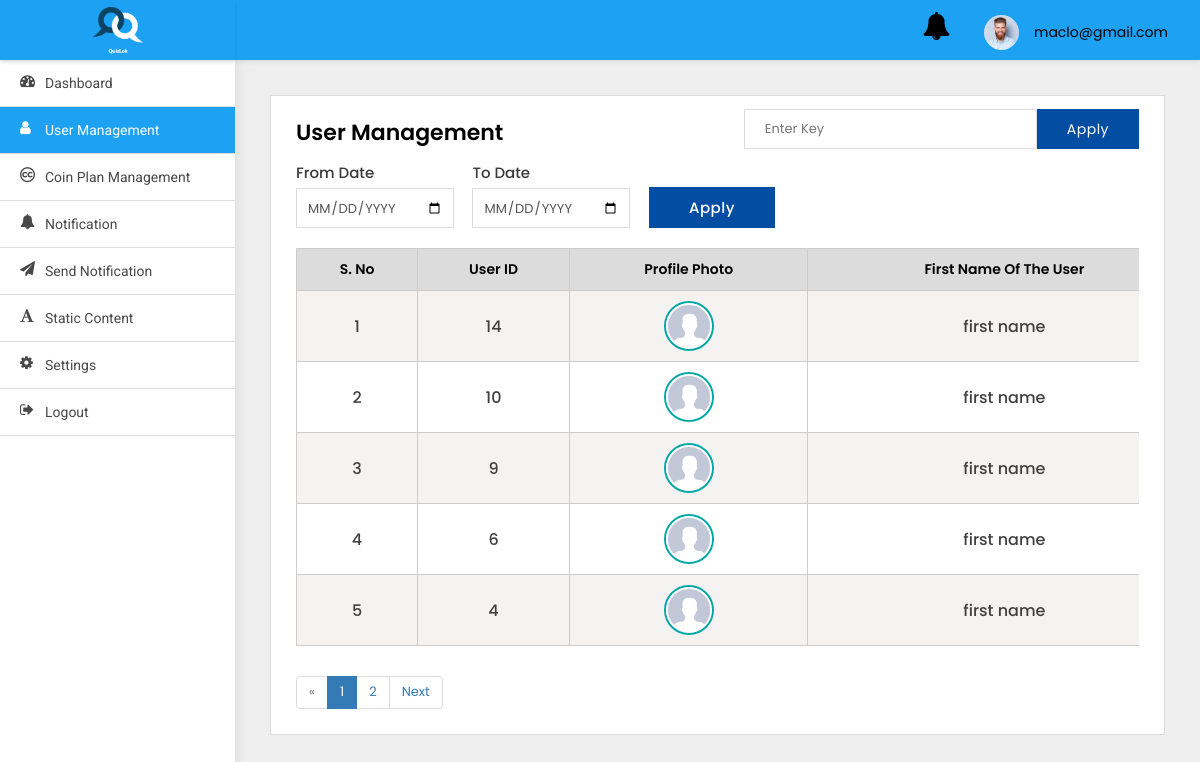
/adminpanel/users-list/ (signed in), run on the app's committed database.
### adminpanel/models.py (models this page shows)
class User(AbstractBaseUser, PermissionsMixin):
    first_name = models.CharField(default='first name', max_length=100)
    last_name = models.CharField(default='', max_length=100, null=True, blank=True)
    email = models.CharField(default='', max_length=255, unique=True)
    country_code = models.CharField(default='+91', max_length=10)
    phone_number = models.CharField(default='', max_length=13)
    profile_pic = models.ImageField(default='default_profile.png', null=True, blank=True)
    device_token = models.CharField(default='', max_length=500, null=True, blank=True)
    remember_me = models.BooleanField(default=False)
    password = models.CharField(default='123456', max_length=100)
    confirm_password = models.CharField(default='123456', max_length=100)
    created_at = models.DateTimeField(auto_now_add=True)
    is_active = models.BooleanField(default=True)
    is_staff = models.BooleanField(default=False)
    is_blocked = models.BooleanField(default=False)
    objects = UserManager()
    USERNAME_FIELD = 'email'
    class Meta:
        ordering = ('-created_at',)

### adminpanel/views.py (the view)
# urls.py: path('users-list/', UsersList.as_view(), name='users-list'),
class UsersList(LoginRequiredMixin, ListView):
    paginate_by = 5
    model = User
    template_name = 'user-management.html'
    login_url = 'adminpanel:login'
    def get(self, request, *args, **kwargs):
        qs = self.request.GET.get('qs')
        if qs:
            search = User.objects.filter(Q(first_name__icontains=qs) |
                                         Q(last_name__icontains=qs) |
                                         Q(id__icontains=qs) |
                                         Q(phone_number__icontains=qs))
            search_count = len(search)
            context = {
                'search': search,
            }
            if search:
                messages.info(self.request, str(
                    search_count) + ' matches found')
                return render(self.request, 'user-management.html', context)
            else:
                messages.info(self.request, 'No results found')
                return render(self.request, 'user-management.html', context)
        else:
            users = User.objects.all().exclude(is_superuser=True)
            myfilter = UserFilter(self.request.GET, queryset=users)
            users = myfilter.qs
            print(users.count())
            paginator = Paginator(users, self.paginate_by)
            page_number = self.request.GET.get('page')
            page_obj = paginator.get_page(page_number)
            context = {
                'object_list': users,
                'myfilter': myfilter,
                'pages': page_obj,
            }
            return render(self.request, "user-management.html", context)

### adminpanel/templates/user-management.html (shortened to what this page needs)
{% extends 'base.html' %}
{% block body %}
<div class="WrapperArea">
    <div class="WrapperBox">
        <div class="Small-Wrapper">
            <div class="SearchBox">
                <form action="" method="get">
                    <input type="text" name="qs" placeholder="Enter Key">
                    <button>Apply</button>
                </form>
            </div>
            <h4 class="Title">User Management</h4>
            <div class="Filter">
                <form method="get">
                    <div class="form-group">
                        <label>From Date</label>
                        <input type="date" name="from_date" class="form-control">
                    </div>
                    <div class="form-group">
                        <label>To Date</label>
                        <input type="date" name="to_date" class="form-control">
                    </div>
                    <div class="form-group">
                        <label>&nbsp;</label>
                        <button class="Button" type="submit">Apply</button>
                    </div>
                </form>
            </div>
            {% if search %}
            <div class="TableList">
                <div class="dragscroll">
                    <table style="width: 150vw">
                        <thead>
                        <tr>
                            <th>S. No</th>
                            <th>User ID</th>
                            <th>First Name of the user</th>
                            <th>Last Name of the user</th>
                            <th>Profile Photo</th>
                            <th>Phone Number</th>
                            <th>Action</th>
                        </tr>
                        </thead>
                        <tbody>
                        {% for object in search %}
                        <tr>
                            <td>{{forloop.counter}}</td>
                            <td>{{object.id}}</td>
                            <td>{{object.first_name}}</td>
                            <td>{{object.last_name}}</td>
                            {% if object.profile_pic %}
                            <td>
                                <figure><img src="{{object.profile_pic.url}}" alt="Profile pic"></figure>
                            </td>
                            {% else %}
                            <td>
                                <figure><img src="https://snapic-bucket.s3.amazonaws.com/static/default_profile.png"
                                             alt=""></figure>
                            </td>
                            {% endif %}
                            <td>{{object.phone_number}}</td>
                            <td>
                                <a class="Blue" href="{% url 'adminpanel:user-detail' object.id %}">
                                    <i class="fa fa-eye"></i>
                                </a>
                                <button class="Red deleteButton" value="{{object.id}}" data-toggle="modal"
                                        data-target="#DeleteModal" style="border:none;box-shadow:none;
                                                                                background:transparent;outline:0;">
                                    <i class="fa fa-trash"></i>
                                </button>
                                {% if object.is_blocked %}
                                <button class="Red cross" data-target="#UnBlock" data-toggle="modal"
                                        value="{{object.id}}"
                                        style="border:none;box-shadow:none;background:transparent;outline:0;margin-left:10px;">
                                    <i class="fa fa-ban"></i>
                                </button>
                                {% else %}
                                <button class="Green tick" data-target="#Block" data-toggle="modal"
                                        value="{{object.id}}"
                                        style="border:none;box-shadow:none;background:transparent;outline:0;margin-left:10px;">
                                    <i class="fa fa-check"></i>
                                </button>
                                {% endif %}
                            </td>
                        </tr>
                        {% endfor %}
                        </tbody>
                    </table>
                </div>
            </div>
            {% elif pages %}
            <div class="TableList">
                <div class="dragscroll">
                    <table style="width: 150vw">
                        <thead>
                        <tr>
                            <th>S. No</th>
                            <th>User ID</th>
                            <th>Profile Photo</th>
                            <th>First Name of the user</th>
                        </tr>
                        </thead>
                        <tbody>
                        {% for object in pages %}
                        <tr>
                            <td>{{forloop.counter}}</td>
                            <td>{{object.id}}</td>
                            {% if object.profile_pic %}
                            <td>
                                <center>
                                    <figure><img src="{{object.profile_pic.url}}" alt="Profile pic"></figure>
                                </center>
                            </td>
                            {% endif %}
                            <td>{{object.first_name}}</td>
                        </tr>
                        {% endfor %}
                        </tbody>
                    </table>
                </div>
            </div>
            {% endif %}
            {% if pages.has_other_pages %}
            <ul class="pagination">
                {% if pages.has_previous %}
                <li class="page-item"><a aria-label="Previous" class="page-link"
                                         href="?page={{ pages.previous_page_number }}">Previous</a></li>
                {% else %}
                <li class="page-item disabled"><span>&laquo;</span></li>
                {% endif %}
                {% for i in pages.paginator.page_range %}
                {% if pages.number == i %}
                <li class="page-item active"><span>{{ i }} <span class="sr-only">(current)</span></span></li>
                {% else %}
                <li class="page-item"><a class="page-link" href="?page={{ i }}">{{ i }}</a></li>
                {% endif %}
                {% endfor %}
                {% if pages.has_next %}
                <li class="page-item"><a aria-label="Next" class="page-link" href="?page={{ pages.next_page_number }}">Next</a>
                </li>
                {% else %}
                <li class="page-item disabled"><span>&raquo;</span></li>
                {% endif %}
            </ul>
            {% endif %}
        </div>
    </div>
</div>
{% endblock body %}

### adminpanel/templates/base.html (shortened to what this page needs)
{% load static %}
<html lang="en">
<head>
    <link type="text/css" rel="stylesheet" href="{% static 'adminpanel/css/style.css' %}">
</head>
<body>
<div class="Header">
    <div class="Logo">
        <img src="{% static 'adminpanel/images/logo_splash.png' %}">
    </div>
    <div class="Navigation">
        <div class="header-notifications">
            <a href="{% url 'adminpanel:notification' %}">
                <i class="fa fa-bell fa-2x" aria-hidden="true"></i>
            </a>
        </div>
        <div class="Avater">
            <a href="javascript:void(0);">
                <figure><img src="{% static 'adminpanel/images/profile.jpg' %}"></figure>
                {{user}} </a>
        </div>
    </div>
</div>
<div class="SidenavBar">
    <ul>
        <li class="nav-item nav-link {% if request.resolver_match.view_name  == 'adminpanel:dashboard' %}active{% endif %}">
            <a href="{% url 'adminpanel:dashboard'  %}">
                <span><i class="fa fa-tachometer"></i></span> Dashboard
            </a>
        </li>
        <li class="nav-item nav-link {% if request.resolver_match.view_name  == 'adminpanel:users-list' %}active{% endif %}">
            <a href="{% url 'adminpanel:users-list' %}">
                <span><i class="fa fa-user"></i></span> User Management
            </a>
        </li>
        <li class="nav-item nav-link {% if request.resolver_match.view_name  == 'adminpanel:coin-plan-list' %}active{% endif %}">
            <a href="{% url 'adminpanel:coin-plan-list' %}">
                <span><i class="fa fa-creative-commons"></i></span> Coin Plan Management
            </a>
        </li>
        <li class="nav-item nav-link {% if request.resolver_match.view_name  == 'adminpanel:notification' %}active{% endif %}">
            <a href="{% url 'adminpanel:notification' %}">
                <span><i class="fa fa-bell"></i></span> Notification
            </a>
        </li>
        <li class="nav-item nav-link {% if request.resolver_match.view_name  == 'adminpanel:send-notification' %}active{% endif %}">
            <a href="{% url 'adminpanel:send-notification' %}">
                <span><i class="fa fa-send"></i></span> Send Notification
            </a>
        </li>
        <li class="nav-item nav-link {% if request.resolver_match.view_name  == 'adminpanel:terms-and-condition' %}active{% endif %}">
            <a href="{% url 'adminpanel:terms-and-condition' %}">
                <span><i class="fa fa-font"></i></span> Static content
            </a>
        </li>
        <li class="nav-item nav-link {% if request.resolver_match.view_name  == 'change_password' %}active{% endif %}">
            <a href="{% url 'change_password' %}">
                <span><i class="fa fa-cog"></i></span> Settings
            </a>
        </li>
        <li class="nav-item nav-link {% if request.resolver_match.view_name  == 'logout' %}active{% endif %}">
            <a href="{% url 'logout' %}">
                <span><i class="fa fa-sign-out"></i></span> Logout
            </a>
        </li>
    </ul>
</div>
{% block body %}
{% endblock body %}
</body>
</html>

### data on the page
User: email "maclo@gmail.com"
User: id "14", profile_pic (placeholder picture), first_name "first name"
User: id "10", profile_pic (placeholder picture), first_name "first name"
User: id "9", profile_pic (placeholder picture), first_name "first name"
User: id "6", profile_pic (placeholder picture), first_name "first name"
User: id "4", profile_pic (placeholder picture), first_name "first name"

### other printed values
{{ i }} "1"
{{ i }} "2"
